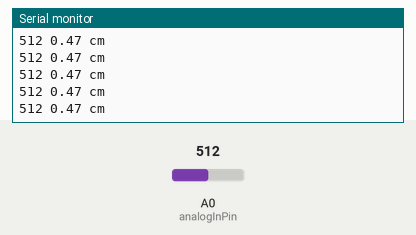
Simulated run of this sketch. Board: Arduino Uno, built with avr-gcc and run on an emulated ATmega328P. On the bench: the last lines printed to the serial monitor. Inputs (shaded band) come from the test bench; at power-on: A0 (analogInPin) = 512.

Above: at 1.2 s.
1.3 s: A0 (analogInPin) set to 109
At 2.3 s:
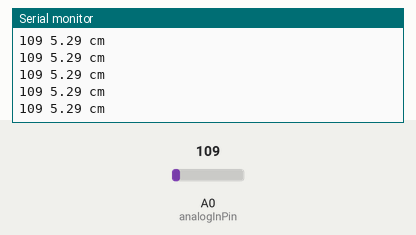
2.8 s: A0 (analogInPin) set to 92
At 3.7 s:
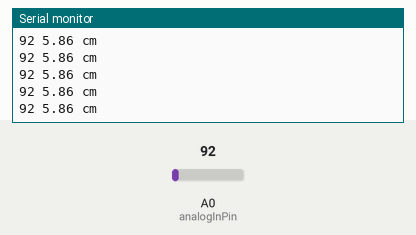
Timing chart, 0 to 5.8 s (numbered marks = the images above; inputs shaded):
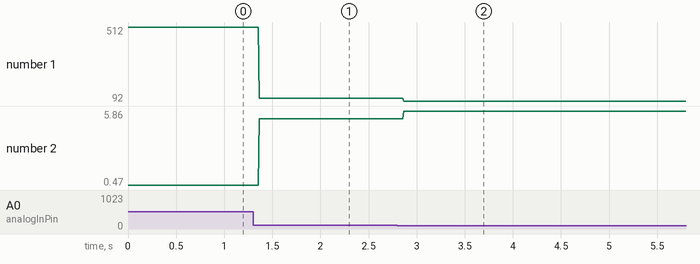

Measured:
- after the input at 1.3 s, the serial monitor: prints a new line after 0.07 s (image 1)
- after the input at 2.8 s, the serial monitor: prints a new line after 0.07 s (image 2)
- plotted number 1: 512 → 109 after the input at 1.3 s, 109 → 92 after the input at 2.8 s
- plotted number 2: 0.47 → 5.29 after the input at 1.3 s, 5.29 → 5.86 after the input at 2.8 s

The sketch:

TestFrontSensor.ino
```cpp
/*
  Analog input, serial output

 */

// These constants won't change.  They're used to give names
// to the pins used:
const int analogInPin = A0;  // Analog input pin that the potentiometer is attached to

int front_raw = 0;
float sensorValue = 0;        // value read from the pot

void setup() {
  // initialize serial communications at 9600 bps:
  analogReference(2); // 2 = INTERNAL1V1 (i.e., 1.1V aref)
  Serial.begin(9600);
}

void loop() {
  // read the analog in value:
  front_raw = analogRead(analogInPin);
  sensorValue = 10.174*exp(-0.006*front_raw);
  // map it to the range of the analog out:

  // print the results to the serial monitor:
  Serial.print(front_raw);
  Serial.print(" ");
  Serial.print(sensorValue);
  Serial.println(" cm");

  // wait 2 milliseconds before the next loop
  // for the analog-to-digital converter to settle
  // after the last reading:
  delay(2);
}
```
